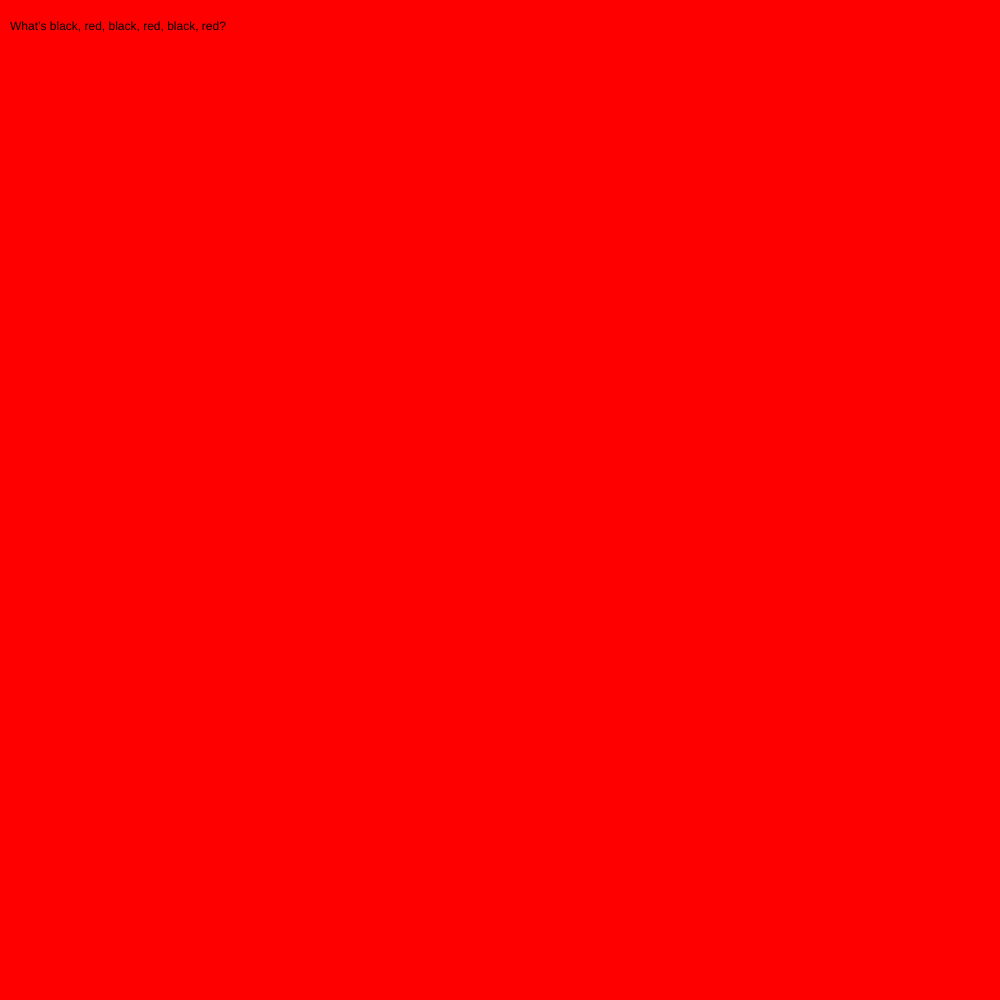
Frame 1 (no input)
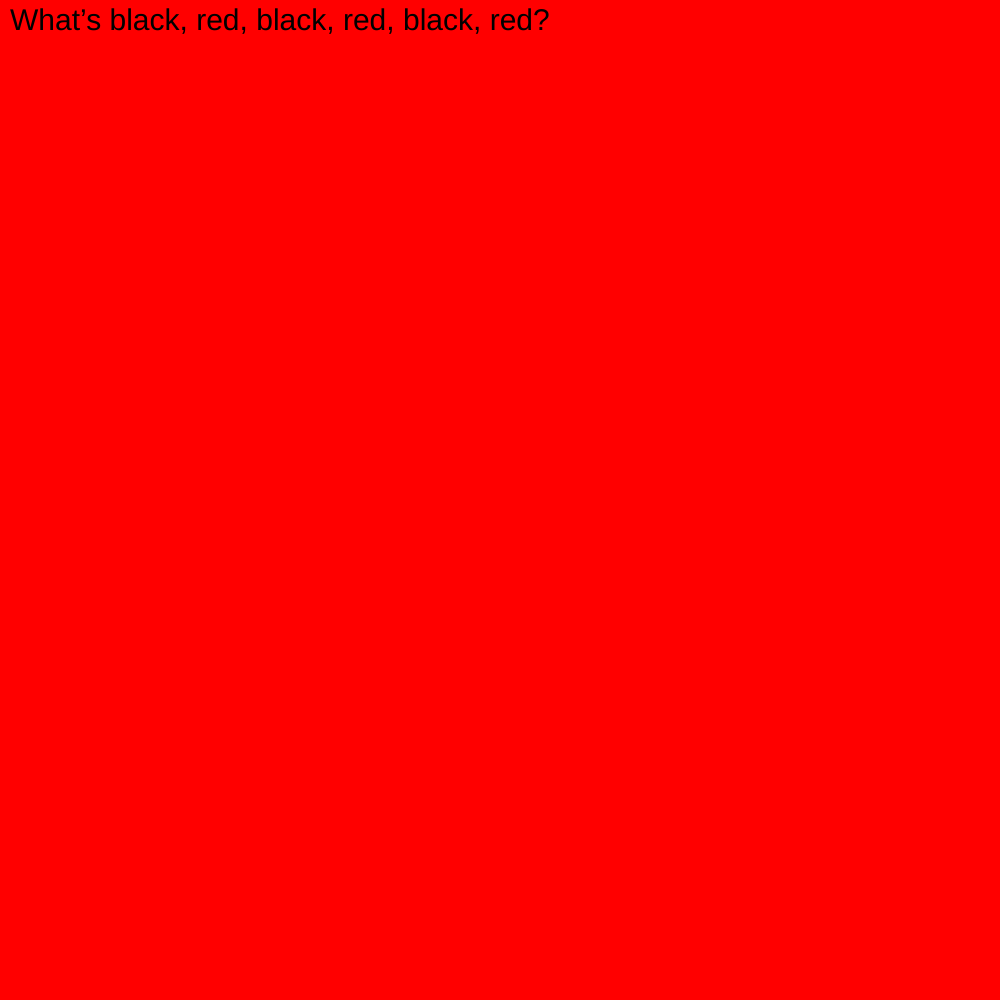
Frame 60 (no input)
Frame 120 (the mouse pressed at the canvas centre since frame 60): identical to frame 60, image omitted

The p5.js sketch that drew these frames (run headless with seeded random() and noise() and a simulated clock; from frame 60 on, the mouse is pressed at the canvas centre):

// p5.js sketch
// ── sketch.js
var myState = 0;
var myTimer = 0;

function setup() {
  // put setup code here
  createCanvas(1000, 1000);

}

function draw() {
  // put drawing code here
  background("red");
  switch (myState) {
    case 0:
      text("What’s black, red, black, red, black, red?", 10, 30);
      textSize(30);
      fill("black");
      myTimer++;
      if (myTimer >= 300) {

        myState++;
        myTimer = 0;

      }
      break;
      //for joke 2 put timer code ^
    case 1:
      text("A zebra with a sun burn", 30, 50);
      textSize(30);
      fill("black");
      break;


  }





}
